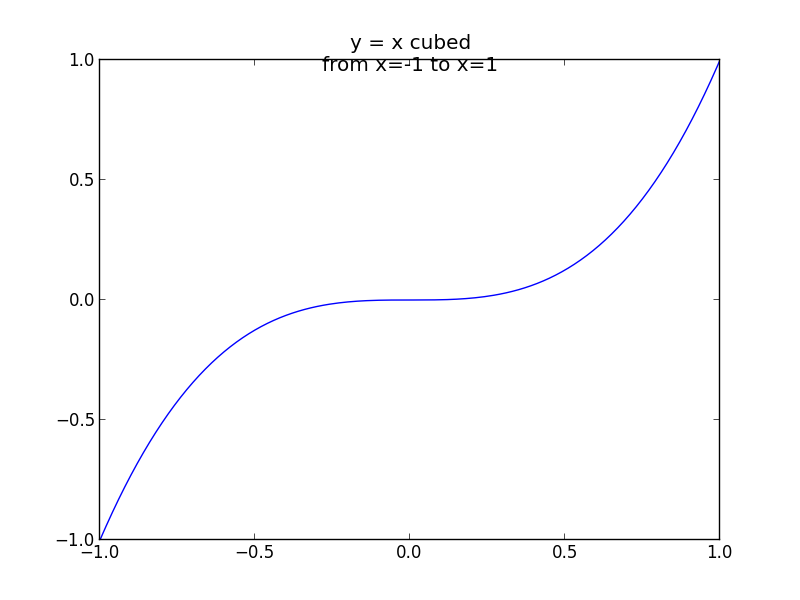

Write the Python code that produced this figure.
import matplotlib.pyplot as pyplot

# plotdata is a local module for our convenience
import plotdata

# x and y are lits of floating point numbers
x = plotdata.data01x
y = plotdata.data01y

# Set a title
pyplot.title('y = x cubed\nfrom x=-1 to x=1', verticalalignment='center')

# Plot y against x
pyplot.plot(x,y)

pyplot.savefig('example01j.png')
